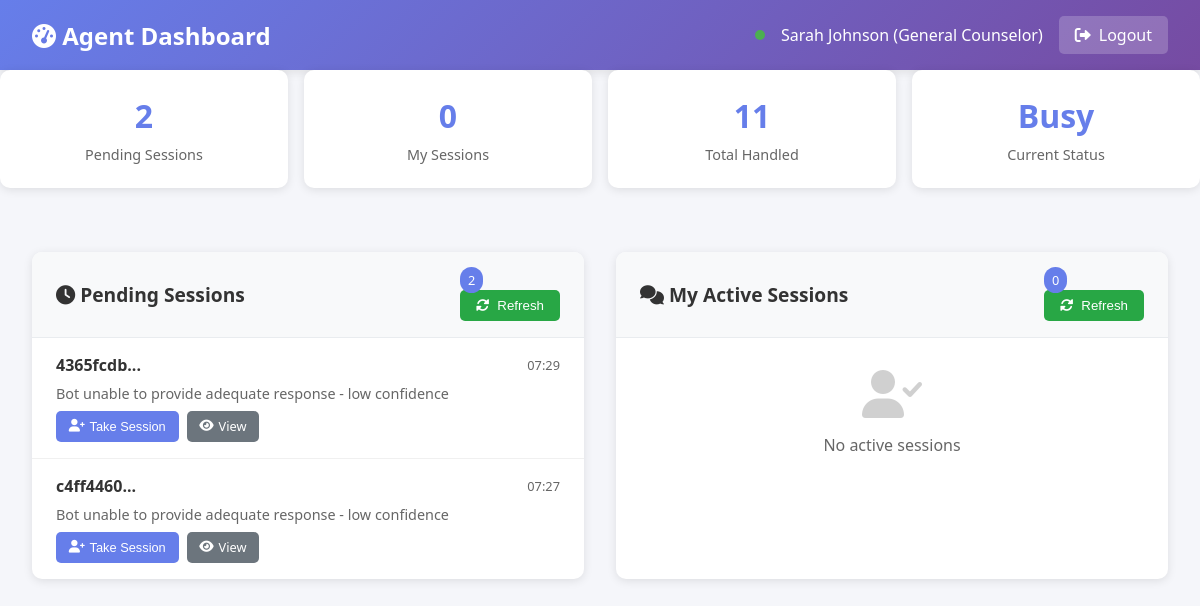
/agent/dashboard (signed in), run on an earlier commit of the app's database.
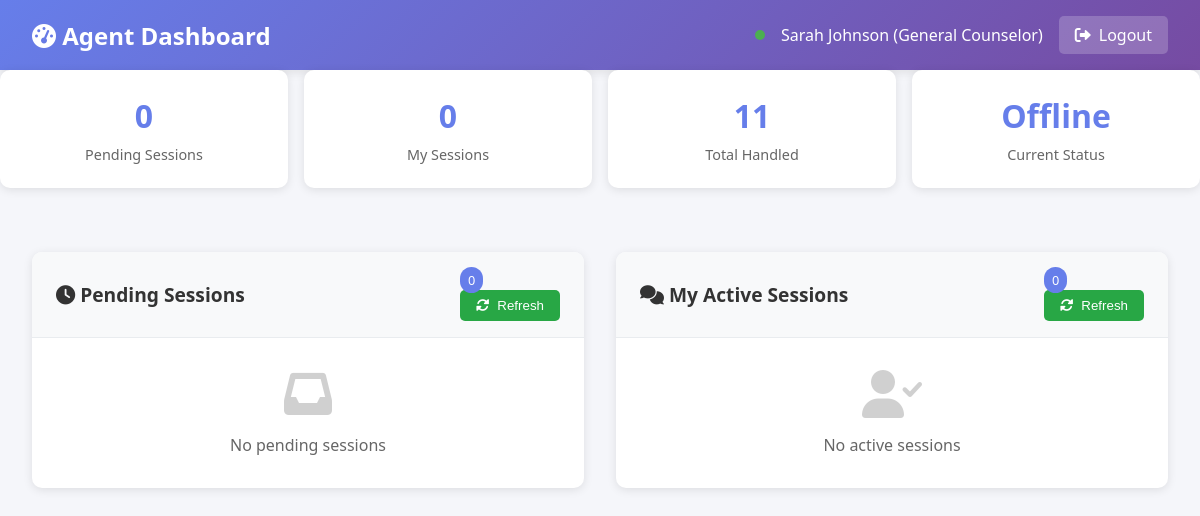
And on a later commit of the database.
### human_handoff/models.py (models this page shows, shortened)
class Agent(db.Model):
    __tablename__ = 'agents'
    id = db.Column(db.Integer, primary_key=True)
    agent_id = db.Column(db.String(50), unique=True, nullable=False)
    name = db.Column(db.String(100), nullable=False)
    email = db.Column(db.String(120), unique=True, nullable=False)
    phone = db.Column(db.String(20))
    specialization = db.Column(db.String(100))
    password_hash = db.Column(db.String(255), nullable=True)
    password_set = db.Column(db.Boolean, default=False)  # True if agent has set their password
    status = db.Column(db.String(20), default='available')  # available, busy, offline
    max_concurrent_sessions = db.Column(db.Integer, default=5)
    current_sessions = db.Column(db.Integer, default=0)
    created_at = db.Column(db.DateTime, default=datetime.utcnow)
    last_active = db.Column(db.DateTime, default=datetime.utcnow)
    total_sessions_handled = db.Column(db.Integer, default=0)
    average_response_time = db.Column(db.Integer, default=0)  # in seconds
    is_active = db.Column(db.Boolean, default=True)
    agent_sessions = db.relationship('AgentSession', backref='agent', lazy=True)

class ChatSession(db.Model):
    __tablename__ = 'chat_sessions'
    id = db.Column(db.Integer, primary_key=True)
    session_id = db.Column(db.String(100), unique=True, nullable=False, default=lambda: str(uuid.uuid4()))
    user_id = db.Column(db.String(100))  # Keep for backward compatibility with guest sessions
    student_id = db.Column(db.Integer, db.ForeignKey('students.id'), nullable=True)  # New FK for authenticated users
    created_at = db.Column(db.DateTime, default=datetime.utcnow)
    updated_at = db.Column(db.DateTime, default=datetime.utcnow, onupdate=datetime.utcnow)
    status = db.Column(db.String(20), default='active')  # active, closed, escalated
    requires_human = db.Column(db.Boolean, default=False)
    assigned_agent_id = db.Column(db.Integer, db.ForeignKey('agents.id'))
    escalation_reason = db.Column(db.Text)
    escalated_at = db.Column(db.DateTime)
    resolved_at = db.Column(db.DateTime)
    user_satisfaction_rating = db.Column(db.Integer)
    notes = db.Column(db.Text)
    messages = db.relationship('Message', backref='session', lazy=True, cascade='all, delete-orphan')
    assigned_agent = db.relationship('Agent', backref='assigned_sessions')
    analytics = db.relationship('SessionAnalytics', backref='session', uselist=False, cascade='all, delete-orphan')

### human_handoff/agent_routes.py (the view)
@agent_bp.route('/dashboard')
def dashboard():
    if 'agent_id' not in session:
        return redirect(url_for('agent.agent_login'))
    agent_id = session['agent_id']
    agent = Agent.query.filter_by(agent_id=agent_id).first()
    if not agent:
        return redirect(url_for('agent.agent_login'))
    agent.last_active = datetime.utcnow()
    agent.status = 'available' if agent.current_sessions < agent.max_concurrent_sessions else 'busy'
    db.session.commit()
    pending_sessions = ChatSession.query.filter_by(
        requires_human=True,
        status='escalated',
        assigned_agent_id=None
    ).order_by(ChatSession.escalated_at.desc()).all()
    assigned_sessions = ChatSession.query.filter_by(
        assigned_agent_id=agent.id,
        status='escalated'
    ).order_by(ChatSession.updated_at.desc()).all()
    return render_template('agent/dashboard.html',
                         agent=agent,
                         pending_sessions=pending_sessions,
                         assigned_sessions=assigned_sessions)

### templates/agent/dashboard.html (shortened to what the changed rows need)
<!DOCTYPE html>
<html lang="en">
<head>
    <link href="https://cdnjs.cloudflare.com/ajax/libs/font-awesome/6.0.0/css/all.min.css" rel="stylesheet">
</head>
<body>
    <div class="header">
        <h1><i class="fas fa-tachometer-alt"></i> Agent Dashboard</h1>
        <div class="agent-info">
            <div class="status-indicator"></div>
            <span>{{ agent.name }} ({{ agent.specialization }})</span>
            <a href="/agent/logout" class="logout-btn">
                <i class="fas fa-sign-out-alt"></i> Logout
            </a>
        </div>
    </div>
    <div class="stats-grid">
        <div class="stat-card">
            <div class="stat-value" id="pending-count">{{ pending_sessions|length }}</div>
            <div class="stat-label">Pending Sessions</div>
        </div>
        <div class="stat-card">
            <div class="stat-value">{{ agent.total_sessions_handled }}</div>
            <div class="stat-label">Total Handled</div>
        </div>
        <div class="stat-card">
            <div class="stat-value">{{ agent.status|title }}</div>
            <div class="stat-label">Current Status</div>
        </div>
    </div>
    <div class="dashboard-container">
        <div class="section">
            <div class="section-header">
                <h2><i class="fas fa-clock"></i> Pending Sessions</h2>
                <div>
                    <span class="badge" id="pending-badge">{{ pending_sessions|length }}</span>
                    <button class="refresh-btn" onclick="refreshPendingSessions()">
                        <i class="fas fa-sync-alt"></i> Refresh
                    </button>
                </div>
            </div>
            <div class="session-list" id="pending-sessions">
                {% if pending_sessions %}
                    {% for session in pending_sessions %}
                    <div class="session-item" data-session-id="{{ session.session_id }}">
                        <div class="session-header">
                            <span class="session-id">{{ session.session_id[:8] }}...</span>
                            <span class="session-time">{{ session.escalated_at.strftime('%H:%M') if session.escalated_at else 'N/A' }}</span>
                        </div>
                        <div class="session-reason">{{ session.escalation_reason or 'Bot unable to help' }}</div>
                        <div class="session-actions">
                            <button class="btn btn-primary" onclick="assignSession('{{ session.session_id }}')">
                                <i class="fas fa-user-plus"></i> Take Session
                            </button>
                            <a href="/agent/session/{{ session.session_id }}" class="btn btn-secondary">
                                <i class="fas fa-eye"></i> View
                            </a>
                        </div>
                    </div>
                    {% endfor %}
                {% else %}
                    <div class="empty-state">
                        <i class="fas fa-inbox"></i>
                        <p>No pending sessions</p>
                    </div>
                {% endif %}
            </div>
        </div>
        <div class="section">
            <div class="section-header">
                <h2><i class="fas fa-comments"></i> My Active Sessions</h2>
            </div>
        </div>
    </div>
</body>
</html>

What changed in the data, as far as the page shows it:
no longer on this page (row edited): ChatSession: session_id "4365fcdb", escalated_at "07:29", escalation_reason "Bot unable to provide adequate response - low confidence"
no longer on this page (row edited): ChatSession: session_id "c4ff4460", escalated_at "07:27", escalation_reason "Bot unable to provide adequate response - low confidence"
changed Agent "Sarah Johnson": status "Busy" → "Offline"
Also different on the page:
{{ pending_sessions|length }}: "2" → "0"
text now shown: "No pending sessions"
